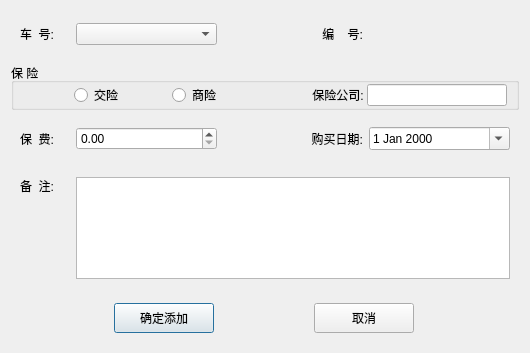
<?xml version="1.0" encoding="UTF-8"?>
<ui version="4.0">
 <class>InsuranceDialog</class>
 <widget class="QDialog" name="InsuranceDialog">
  <property name="geometry">
   <rect>
    <x>0</x>
    <y>0</y>
    <width>530</width>
    <height>353</height>
   </rect>
  </property>
  <property name="windowTitle">
   <string>Dialog</string>
  </property>
  <layout class="QVBoxLayout" name="verticalLayout">
   <item>
    <widget class="QWidget" name="widget" native="true">
     <property name="maximumSize">
      <size>
       <width>16777215</width>
       <height>50</height>
      </size>
     </property>
     <layout class="QHBoxLayout" name="horizontalLayout">
      <item>
       <widget class="QLabel" name="label">
        <property name="maximumSize">
         <size>
          <width>50</width>
          <height>16777215</height>
         </size>
        </property>
        <property name="text">
         <string>车  号:</string>
        </property>
       </widget>
      </item>
      <item>
       <widget class="QComboBox" name="carNumComboBox"/>
      </item>
      <item>
       <widget class="QLabel" name="label_5">
        <property name="text">
         <string>编    号:</string>
        </property>
        <property name="alignment">
         <set>Qt::AlignRight|Qt::AlignTrailing|Qt::AlignVCenter</set>
        </property>
       </widget>
      </item>
      <item>
       <widget class="QLabel" name="numberLabel">
        <property name="text">
         <string/>
        </property>
       </widget>
      </item>
     </layout>
    </widget>
   </item>
   <item>
    <widget class="QWidget" name="widget_2" native="true">
     <property name="maximumSize">
      <size>
       <width>16777215</width>
       <height>50</height>
      </size>
     </property>
     <layout class="QHBoxLayout" name="horizontalLayout_2">
      <property name="spacing">
       <number>0</number>
      </property>
      <property name="leftMargin">
       <number>0</number>
      </property>
      <property name="topMargin">
       <number>0</number>
      </property>
      <property name="rightMargin">
       <number>0</number>
      </property>
      <property name="bottomMargin">
       <number>0</number>
      </property>
      <item>
       <widget class="QGroupBox" name="groupBox">
        <property name="maximumSize">
         <size>
          <width>16777215</width>
          <height>50</height>
         </size>
        </property>
        <property name="title">
         <string>保 险</string>
        </property>
        <layout class="QHBoxLayout" name="horizontalLayout_3">
         <property name="spacing">
          <number>0</number>
         </property>
         <property name="leftMargin">
          <number>10</number>
         </property>
         <property name="topMargin">
          <number>0</number>
         </property>
         <property name="rightMargin">
          <number>9</number>
         </property>
         <property name="bottomMargin">
          <number>0</number>
         </property>
         <item>
          <widget class="QLabel" name="label_6">
           <property name="minimumSize">
            <size>
             <width>50</width>
             <height>0</height>
            </size>
           </property>
           <property name="maximumSize">
            <size>
             <width>50</width>
             <height>16777215</height>
            </size>
           </property>
           <property name="text">
            <string/>
           </property>
          </widget>
         </item>
         <item>
          <widget class="QRadioButton" name="insuranceRadioBtn">
           <property name="text">
            <string>交险</string>
           </property>
          </widget>
         </item>
         <item>
          <widget class="QRadioButton" name="businessInsuranceRadioBtn">
           <property name="text">
            <string>商险</string>
           </property>
          </widget>
         </item>
         <item>
          <widget class="QLabel" name="label_8">
           <property name="text">
            <string>保险公司: </string>
           </property>
           <property name="alignment">
            <set>Qt::AlignRight|Qt::AlignTrailing|Qt::AlignVCenter</set>
           </property>
          </widget>
         </item>
         <item>
          <widget class="QLineEdit" name="companyLE">
           <property name="maximumSize">
            <size>
             <width>140</width>
             <height>16777215</height>
            </size>
           </property>
          </widget>
         </item>
        </layout>
       </widget>
      </item>
     </layout>
    </widget>
   </item>
   <item>
    <widget class="QWidget" name="widget_3" native="true">
     <property name="maximumSize">
      <size>
       <width>16777215</width>
       <height>50</height>
      </size>
     </property>
     <layout class="QHBoxLayout" name="horizontalLayout_4">
      <item>
       <widget class="QLabel" name="label_2">
        <property name="maximumSize">
         <size>
          <width>50</width>
          <height>16777215</height>
         </size>
        </property>
        <property name="text">
         <string>保  费:</string>
        </property>
       </widget>
      </item>
      <item>
       <widget class="QDoubleSpinBox" name="feeDoubleSpinBox">
        <property name="maximum">
         <double>999999999.990000009536743</double>
        </property>
       </widget>
      </item>
      <item>
       <widget class="QLabel" name="label_3">
        <property name="text">
         <string>购买日期:</string>
        </property>
        <property name="alignment">
         <set>Qt::AlignRight|Qt::AlignTrailing|Qt::AlignVCenter</set>
        </property>
       </widget>
      </item>
      <item>
       <widget class="QDateEdit" name="dateDateEdit">
        <property name="calendarPopup">
         <bool>true</bool>
        </property>
       </widget>
      </item>
     </layout>
    </widget>
   </item>
   <item>
    <widget class="QWidget" name="widget_4" native="true">
     <property name="maximumSize">
      <size>
       <width>16777215</width>
       <height>120</height>
      </size>
     </property>
     <layout class="QHBoxLayout" name="horizontalLayout_5">
      <item>
       <widget class="QLabel" name="label_4">
        <property name="minimumSize">
         <size>
          <width>50</width>
          <height>0</height>
         </size>
        </property>
        <property name="text">
         <string>备  注:</string>
        </property>
        <property name="alignment">
         <set>Qt::AlignLeading|Qt::AlignLeft|Qt::AlignTop</set>
        </property>
       </widget>
      </item>
      <item>
       <widget class="QTextEdit" name="textEdit"/>
      </item>
     </layout>
    </widget>
   </item>
   <item>
    <widget class="QWidget" name="widget_5" native="true">
     <property name="maximumSize">
      <size>
       <width>16777215</width>
       <height>50</height>
      </size>
     </property>
     <layout class="QHBoxLayout" name="horizontalLayout_6">
      <item>
       <widget class="QPushButton" name="ensureBtn">
        <property name="minimumSize">
         <size>
          <width>0</width>
          <height>30</height>
         </size>
        </property>
        <property name="maximumSize">
         <size>
          <width>100</width>
          <height>16777215</height>
         </size>
        </property>
        <property name="text">
         <string>确定添加</string>
        </property>
       </widget>
      </item>
      <item>
       <widget class="QPushButton" name="cancelBtn">
        <property name="minimumSize">
         <size>
          <width>0</width>
          <height>30</height>
         </size>
        </property>
        <property name="maximumSize">
         <size>
          <width>100</width>
          <height>16777215</height>
         </size>
        </property>
        <property name="text">
         <string>取消</string>
        </property>
       </widget>
      </item>
     </layout>
    </widget>
   </item>
  </layout>
 </widget>
 <resources/>
 <connections/>
</ui>
